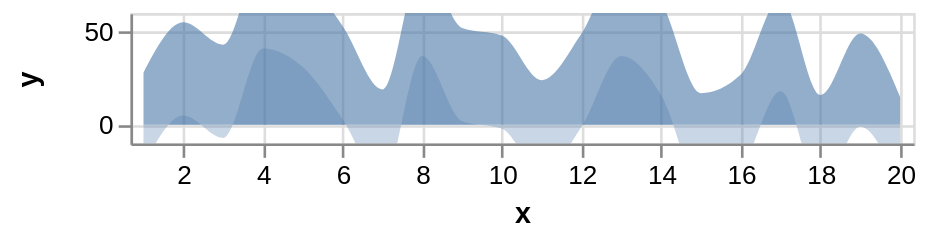

Here is the Vega-Lite specification saved for this chart:
### Vega specification from a JSON file in a GitHub repository (floating-point values rounded to 4 significant figures)
{"$schema": "https://vega.github.io/schema/vega/v4.json", "description": "Horizon Graph with 2 layers. (See https://idl.cs.washington.edu/papers/horizon/ for more details on Horizon Graphs.)", "autosize": "pad", "padding": 5, "width": 300, "height": 50, "style": "cell", "data": [{"name": "source_0", "values": [{"x": 1, "y": 28}, {"x": 2, "y": 55}, {"x": 3, "y": 43}, {"x": 4, "y": 91}, {"x": 5, "y": 81}, {"x": 6, "y": 53}, {"x": 7, "y": 19}, {"x": 8, "y": 87}, {"x": 9, "y": 52}, {"x": 10, "y": 48}, {"x": 11, "y": 24}, {"x": 12, "y": 49}, {"x": 13, "y": 87}, {"x": 14, "y": 66}, {"x": 15, "y": 17}, {"x": 16, "y": 27}, {"x": 17, "y": 68}, {"x": 18, "y": 16}, {"x": 19, "y": 49}, {"x": 20, "y": 15}]}, {"name": "data_1", "source": "source_0", "transform": [{"type": "formula", "expr": "datum.y - 50", "as": "ny"}]}], "marks": [{"name": "layer_0_marks", "type": "area", "clip": true, "style": ["area"], "sort": {"field": "datum[\"x\"]", "order": "descending"}, "from": {"data": "source_0"}, "encode": {"update": {"orient": {"value": "vertical"}, "fill": {"value": "#4c78a8"}, "opacity": {"value": 0.6}, "tooltip": {"signal": "{\"x\": format(datum[\"x\"], \"\"), \"y\": format(datum[\"y\"], \"\")}"}, "x": {"scale": "x", "field": "x"}, "y": {"scale": "y", "field": "y"}, "y2": {"scale": "y", "value": 0}, "defined": {"signal": "datum[\"x\"] !== null && !isNaN(datum[\"x\"]) && datum[\"y\"] !== null && !isNaN(datum[\"y\"])"}}}}, {"name": "layer_1_marks", "type": "area", "clip": true, "style": ["area"], "sort": {"field": "datum[\"x\"]", "order": "descending"}, "from": {"data": "data_1"}, "encode": {"update": {"orient": {"value": "vertical"}, "fill": {"value": "#4c78a8"}, "opacity": {"value": 0.3}, "tooltip": {"signal": "{\"x\": format(datum[\"x\"], \"\"), \"y\": format(datum[\"ny\"], \"\")}"}, "x": {"scale": "x", "field": "x"}, "y": {"scale": "y", "field": "ny"}, "y2": {"scale": "y", "value": 0}, "defined": {"signal": "datum[\"x\"] !== null && !isNaN(datum[\"x\"]) && datum[\"ny\"] !== null && !isNaN(datum[\"ny\"])"}}}}], "scales": [{"name": "x", "type": "linear", "domain": {"fields": [{"data": "source_0", "field": "x"}, {"data": "data_1", "field": "x"}]}, "range": [0, {"signal": "width"}], "nice": false, "zero": false, "padding": 5}, {"name": "y", "type": "linear", "domain": [0, 50], "range": [{"signal": "height"}, 0], "nice": true, "zero": false, "padding": 5}], "axes": [{"scale": "x", "orient": "bottom", "grid": false, "title": "x", "labelFlush": true, "labelOverlap": true, "tickCount": {"signal": "ceil(width/40)"}, "zindex": 1}, {"scale": "x", "orient": "bottom", "gridScale": "y", "grid": true, "tickCount": {"signal": "ceil(width/40)"}, "domain": false, "labels": false, "maxExtent": 0, "minExtent": 0, "ticks": false, "zindex": 0}, {"scale": "y", "orient": "left", "grid": false, "title": "y", "labelOverlap": true, "tickCount": {"signal": "ceil(height/40)"}, "zindex": 1}, {"scale": "y", "orient": "left", "gridScale": "x", "grid": true, "tickCount": {"signal": "ceil(height/40)"}, "domain": false, "labels": false, "maxExtent": 0, "minExtent": 0, "ticks": false, "zindex": 0}], "config": {"axisY": {"minExtent": 30}, "style": {"area": {"interpolate": "monotone"}}}}
